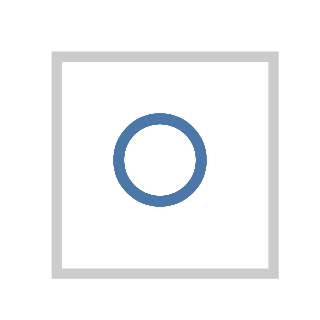

Write a Vega-Lite specification for this figure.
### Vega specification from a JSON file in a GitHub repository (floating-point values rounded to 4 significant figures)
{"$schema": "https://vega.github.io/schema/vega/v3.0.json", "autosize": "pad", "padding": 5, "encode": {"update": {"stroke": {"value": "#ccc"}, "fill": {"value": "transparent"}}}, "data": [{"name": "source_0", "values": [{"a": "C", "b": 2}, {"a": "C", "b": 7}, {"a": "C", "b": 4}, {"a": "D", "b": 1}, {"a": "D", "b": 2}, {"a": "D", "b": 6}, {"a": "E", "b": 8}, {"a": "E", "b": 4}, {"a": "E", "b": 7}]}], "signals": [{"name": "width", "update": "21"}, {"name": "height", "update": "21"}], "marks": [{"name": "marks", "type": "symbol", "role": "point", "from": {"data": "source_0"}, "encode": {"update": {"x": {"value": 10.5}, "y": {"value": 10.5}, "stroke": {"value": "#4c78a8"}, "fill": {"value": "transparent"}, "opacity": {"value": 0.7}}}}], "config": {"axis": {"minExtent": 30}}}
